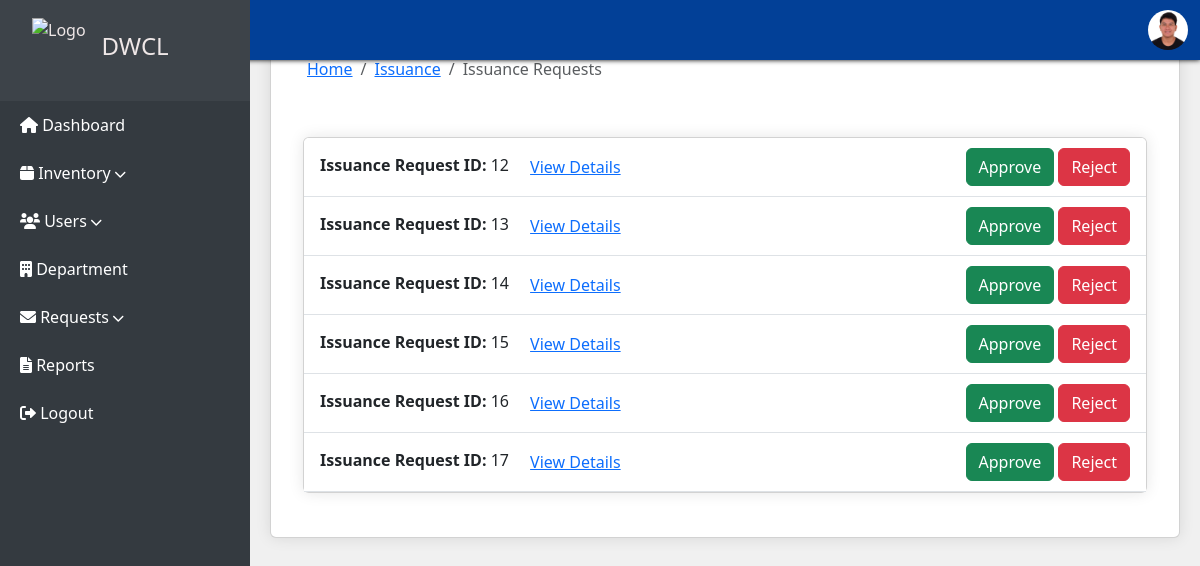
The app's page /incoming-request-issuance.php (signed in) with its own data.
### tables this page shows
CREATE TABLE `user` (
  `userID` int(11) NOT NULL,
  `firstName` varchar(100) NOT NULL,
  `middleName` varchar(100) NOT NULL,
  `lastName` varchar(100) NOT NULL,
  `address` varchar(100) NOT NULL,
  `birthdate` date NOT NULL,
  `phoneNo` varchar(100) NOT NULL,
  `position` varchar(100) NOT NULL,
  `userImage` varchar(100) NOT NULL,
  `createdAt` datetime(6) NOT NULL,
  `department` int(100) NOT NULL,
  `acc_id` int(100) NOT NULL
);

CREATE TABLE `issuance_request` (
  `issuanceRequestID` int(11) NOT NULL,
  `reqStatus` varchar(100) NOT NULL,
  `reqIssuanceDateStart` date NOT NULL,
  `reqIssuanceDateEnd` date NOT NULL,
  `reqIssuancePurpose` text NOT NULL,
  `reqOtherPurposeDetails` varchar(100) NOT NULL,
  `reqLoggedDate` date NOT NULL,
  `reqLoggedTime` time(6) NOT NULL,
  `reqIssuedTo` int(100) NOT NULL,
  `reqItemNo` int(100) NOT NULL,
  `reqBy` int(100) NOT NULL
);

### incoming-request-issuance.php (the view, shortened to what this page needs)
<!DOCTYPE html>
<html lang="en">
<head>
          <link rel="stylesheet" type="text/css" href="assets/css/sidebar-content.css">
</head>
<body>
<?php require "header.php" ?>
 <div class="main-content">
 <div class="card content1">
        <nav aria-label="breadcrumb">
            <ol class="breadcrumb p-3">
                <li class="breadcrumb-item"><a href="#">Home</a></li>
                <li class="breadcrumb-item"><a href="#">Issuance</a></li>
                <li class="breadcrumb-item active" aria-current="page">Issuance Requests</li>
            </ol>
        </nav>
        <div class="container mt-4">
            <div class="row d-flex flex-column">
                <div class="col-md-12 mb-4">
                    <div class="card">
                    <?php
                        include 'backend/connection.php';
                        $query = "
                            SELECT
                                ir.issuanceRequestID,
                                ir.reqStatus,
                                ir.reqIssuanceDateStart,
                                ir.reqIssuanceDateEnd,
                                ir.reqIssuancePurpose,
                                ir.reqOtherPurposeDetails,
                                ir.reqLoggedDate,
                                ir.reqLoggedTime,
                                ir.reqIssuedTo,
                                ir.reqItemNo,
                                ir.reqBy
                            FROM
                                issuance_request ir
                            WHERE
                                ir.reqStatus = 'Pending'
                        ";
                        $stmt = $conn->prepare($query);
                        $stmt->execute();
                        $result = $stmt->get_result();
                    ?>
                    <ul class="list-group list-group-flush">
                        <?php
                        if ($result->num_rows > 0) {
                            $index = 1;
                            while ($row = $result->fetch_assoc()) {
                                $issuanceRequestID = htmlspecialchars($row['issuanceRequestID']);
                                $collapseID = "requestDetails" . $index;
                                ?>
                                <li class="list-group-item d-flex justify-content-between align-items-center">
                                    <div class="d-flex flex-column flex-md-row">
                                        <div>
                                            <strong>Issuance Request ID:</strong> <?php echo $issuanceRequestID; ?>
                                            <button class="btn btn-link p-2 ms-2" data-bs-toggle="collapse" data-bs-target="#<?php echo $collapseID; ?>" aria-expanded="false" aria-controls="<?php echo $collapseID; ?>">
                                                View Details
                                            </button>
                                        </div>
                                    </div>
                                    <div class="btn-group">
                                        <form method="post" action="backend/process-issuance-request.php" class="d-inline">
                                            <button type="submit" name="approve" class="btn btn-success">Approve</button>
                                            <button type="submit" name="reject" class="btn btn-danger">Reject</button>
                                        </form>
                                    </div>
                                </li>
                                <?php
                                $index++;
                            }
                        } else {
                            echo '<li class="list-group-item text-center">No pending issuance requests</li>';
                        }
                        ?>
                    </ul>
                    </div>
                </div>
            </div>
        </div>
    </div>
</div>
</body>
</html>

### header.php (shortened to what this page needs)
<?php
if (isset($_SESSION['userID'])) {
    $userID = $_SESSION['userID'];
    include "backend/connection.php";
    $sql = "SELECT u.firstName, u.middleName, u.lastName, u.userImage, a.userType
            FROM user u
            JOIN account a ON u.acc_id = a.acc_id
            WHERE u.userID = ?";
    $stmt = $conn->prepare($sql);
    $stmt->bind_param("i", $userID);
    $stmt->execute();
    $stmt->store_result();
    if ($stmt->num_rows > 0) {
        $stmt->bind_result($firstName, $middleName, $lastName, $profile_image, $userType);
    } else {
        $firstName = $middleName = $lastName = $userType = $profile_image = 'Unknown';
    }
} else {
    $firstName = $middleName = $lastName = $userType = $profile_image = 'Guest';
}
?>
<!DOCTYPE html>
<html lang="en">
<head>
  <link href="https://cdn.jsdelivr.net/npm/bootstrap@5.3.3/dist/css/bootstrap.min.css" rel="stylesheet">
 <link href="https://cdn.jsdelivr.net/npm/bootstrap@5.3.0/dist/css/bootstrap.min.css" rel="stylesheet">
  <link href="https://cdnjs.cloudflare.com/ajax/libs/font-awesome/6.0.0-beta3/css/all.min.css" rel="stylesheet">
  <link rel="stylesheet" href="https://cdn.jsdelivr.net/npm/bootstrap-icons@1.5.0/font/bootstrap-icons.css">
</head>
<body>
<nav class="navbar text-bg-primary  mb-1">
  <div class="container-fluid d-flex justify-content-end">
    <div class="dropdown profile-pic">
      <a href="#" class="d-flex align-items-center text-decoration-none" id="dropdownProfile" data-bs-toggle="dropdown" aria-expanded="false">
        <img src="uploads/<?php echo htmlspecialchars($profile_image); ?>" alt="Profile" class="profile-img rounded-circle" style="height: 40px;">
      </a>
    </div>
  </div>
</nav>
</body>
</html>

### assets/css/sidebar-content.css (style rules this page uses)
body { margin: 0; overflow-y: auto; background-color: rgb(240, 240, 240); height:100vh; }
.main-content { margin-left: 250px; height: calc(100vh - 60px); width: calc(100% - 250px); background-color: rgb(240, 240, 240); padding: 20px; }
.content1 { height: calc(100vh - 60px); overflow-y: auto; padding: 20px; background-color: rgb(240, 240, 240); }
.card { background-color: #fff; box-shadow: 0 0 15px rgba(0, 0, 0, 0.1); }

### incoming-request-issuance.php (style rules this page uses)
.list-group-item { margin-bottom: 0 !important; }

### header.php (style rules this page uses)
.profile-img { height: 40px; width: auto; object-fit: cover; }
.navbar { height: 60px; background-color: rgb(2, 64, 151) !important; box-shadow: 0 0 5px 0 black; z-index: 1; position:fixed; width:100%; }
.dropdown { height: 100%; }
.d-flex.align-items-center { height: 100%; }

### records on screen
user: userImage (picture)
issuance_request: issuanceRequestID "12"
issuance_request: issuanceRequestID "13"
issuance_request: issuanceRequestID "14"
issuance_request: issuanceRequestID "15"
issuance_request: issuanceRequestID "16"
issuance_request: issuanceRequestID "17"
